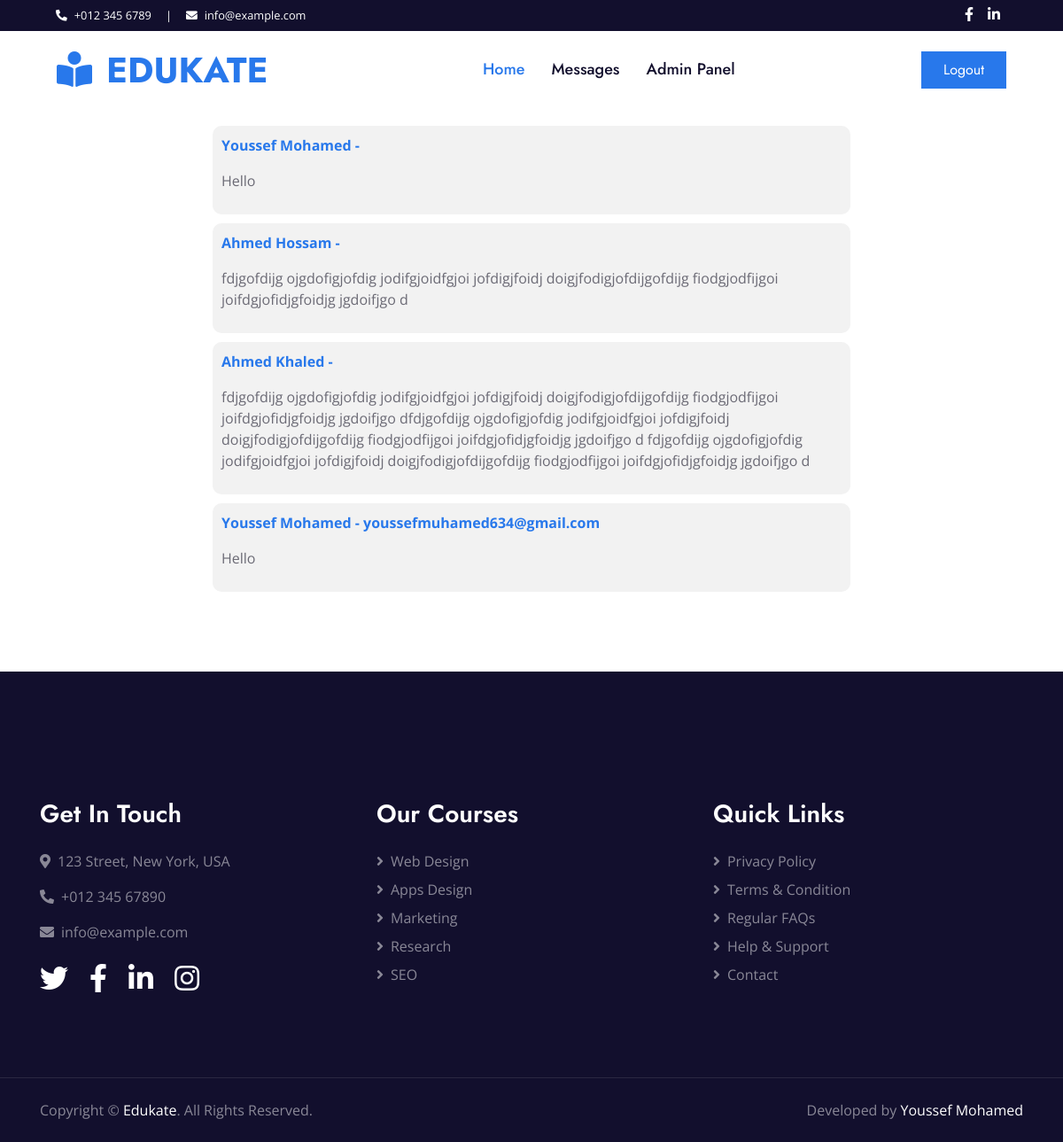
/messages (signed in), run on the app's committed database.
### home/models.py (models this page shows, shortened)
class Message(models.Model):
    name = models.CharField(max_length=50)
    email = models.EmailField(max_length=100)
    message = models.TextField(max_length=500)

### home/views.py (the view)
# urls.py: path('messages', views.view_message , name='view_mesasges'),
@login_required
@user_passes_test(lambda user: user.is_superuser)
def view_message(request):
    all_message = Message.objects.all()
    return render(request, 'admin_message.html', {'messages':all_message})

### templates/admin_message.html (shortened to what this page needs)
{% extends 'base/base.html' %}
{% load static %}
{% block content %}
<div class="message-container">
    {% for message in messages %}
    <div class="message">
    <p class="message-sender">{{message.name}} - {{message.email}}</p>
    <p class="message-text">{{message.message}}</p>
    </div>
    {% endfor %}
</div>
{% endblock %}

### templates/admin_message.html (style rules this page uses)
.message-container { width: 60%; margin: 20px auto; }
.message { background-color: #f2f2f2; border-radius: 10px; padding: 10px; margin-bottom: 10px; }
.message-sender { font-weight: bold; color: #2878EB; }
.message-text { margin-top: 5px; }

### data on the page
Message: name "Youssef Mohamed", message "Hello"
Message: name "Ahmed Hossam", message "fdjgofdijg ojgdofigjofdig jodifgjoidfgjoi jofdigjfoidj doigjfodigjofdijgofdijg fiodgjodfijgoi joifdgjofidjgfoidjg jgdoifjgo d"
Message: name "Ahmed Khaled", message "fdjgofdijg ojgdofigjofdig jodifgjoidfgjoi jofdigjfoidj doigjfodigjofdijgofdijg fiodgjodfijgoi joifdgjofidjgfoidjg jgdoifjgo dfdjgofdijg ojgdofigjofdig jodifgjoidfgjoi jofdigjfoidj doigjfodigjofdijgofdijg fiodgjodfijgoi joifdgjofidjgfoidjg jgdoifjgo d fdjgofdijg ojgdofigjofdig jodifgjoidfgjoi jofdigjfoidj doigjfodigjofdijgofdijg fiodgjodfijgoi joifdgjofidjgfoidjg jgdoifjgo d"
Message: name "Youssef Mohamed", email "youssefmuhamed634@gmail.com", message "Hello"
